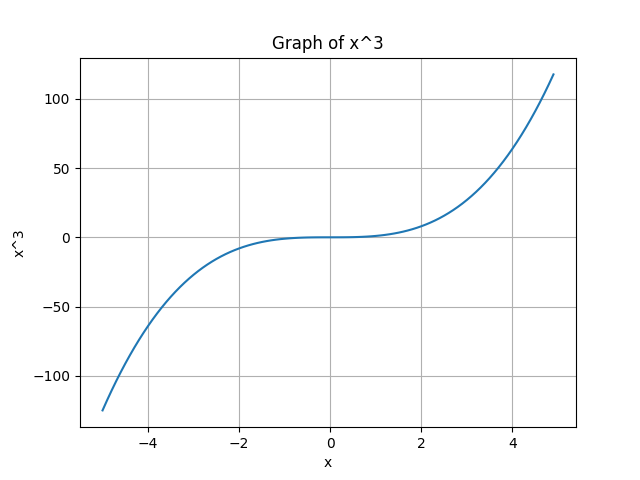

Recreate this plot in Python.
import matplotlib.pyplot as plt
import numpy as np

x = np.arange(-5, 5, 0.1)
y = x ** 3

plt.plot(x, y)
plt.xlabel('x')
plt.ylabel('x^3')
plt.title('Graph of x^3')
plt.grid(True)
plt.savefig("Graph_X3.png")